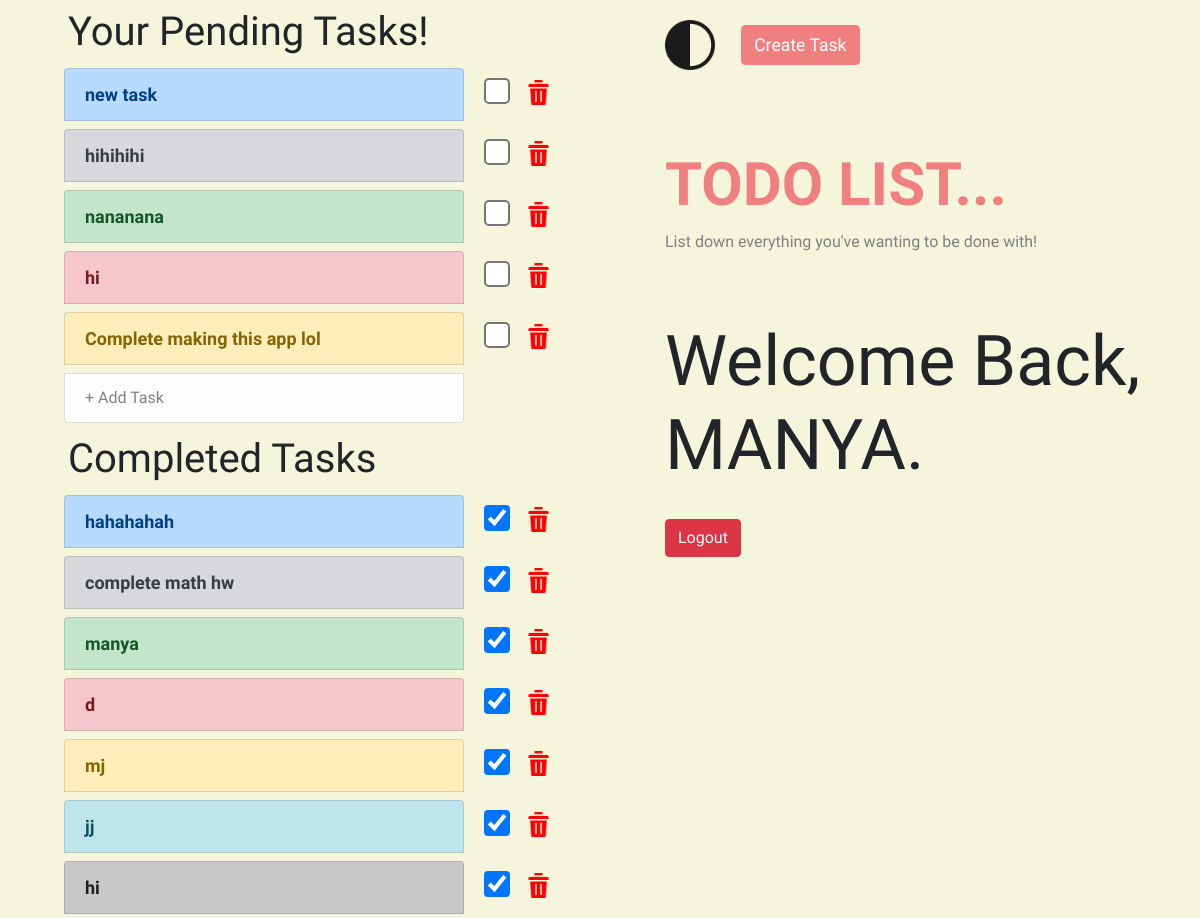
Before: /tasks/ (signed in) with the older database file.
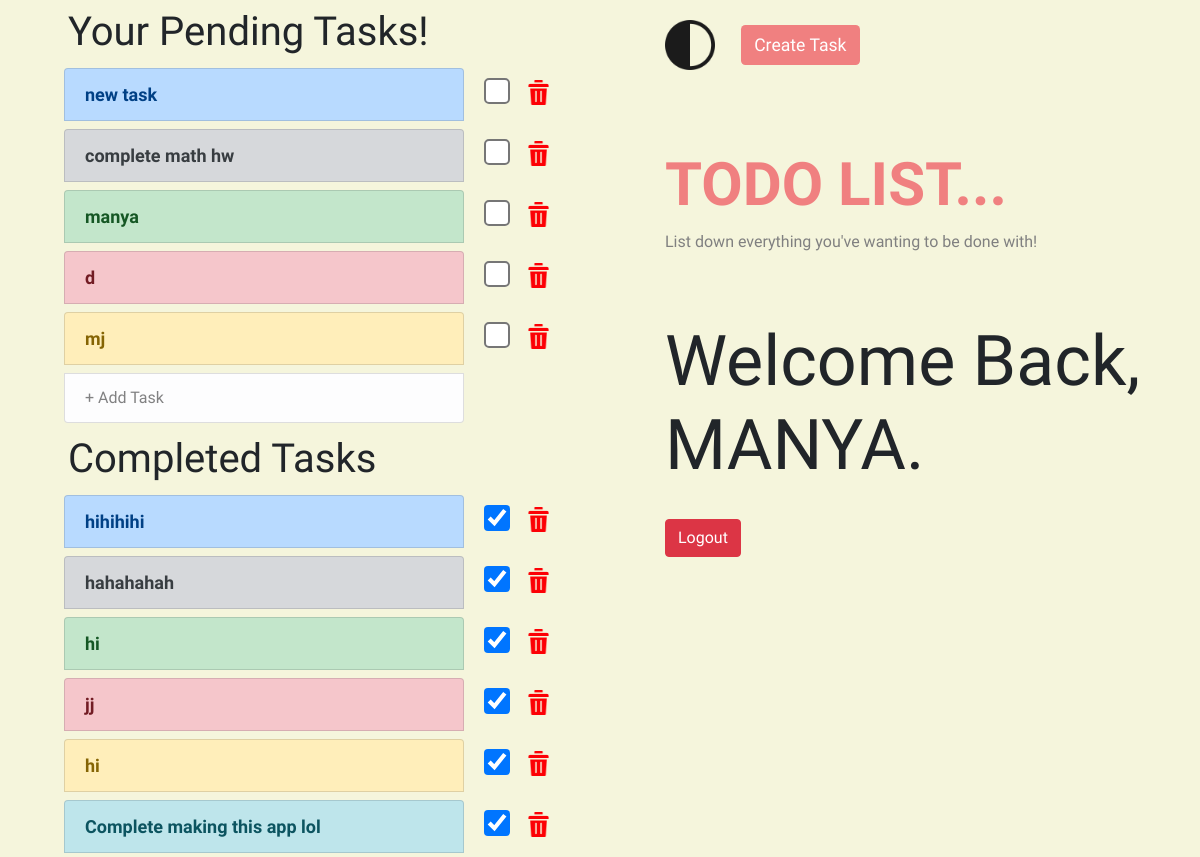
After: the same page with the newer database file.
### todo/models.py (models this page shows, shortened)
class Task(models.Model):
    heading=models.CharField(max_length=200)
    description=models.TextField(null=True,blank=True)
    completed=models.BooleanField(default=False)
    due=models.DateTimeField(null=True,blank=True)
    created=models.DateTimeField(auto_now_add=True)
    modified=models.DateTimeField(auto_now=True)
    category=models.ForeignKey('Category',on_delete=models.SET_NULL,null=True,blank=True,default=1)
    user = models.ForeignKey(User, on_delete=models.CASCADE)

### todo/views.py (the view)
# urls.py: path('tasks/', views.view_all_tasks, name='task_list'),
@login_required(login_url='login')
def view_all_tasks(request):
    tasks=Task.objects.filter(user=request.user,completed=False)
    completed_tasks=Task.objects.filter(user=request.user,completed=True)
    context={
        'tasks':tasks,
        'completed_tasks':completed_tasks,
        'firstname':request.user.first_name,
        'lastname':request.user.last_name,
        }
    return render(request,'home.html',context)

### templates/home.html (shortened to what this page needs)
<!DOCTYPE html>
<html lang="en">
  <head>
    {% load static %}
    <link rel="stylesheet" href="https://cdn.jsdelivr.net/npm/bootstrap@4.4.1/dist/css/bootstrap.min.css">
  </head>
  <body class="container d-flex" style="background: beige;">
    <div class="col-6">
        <h1 class="m-2">Your Pending Tasks!</h1>
        <div class="list-group" id="incomplete-tasks">
                {% for task in tasks %}
                        <div class=" d-flex align-items-center">
                            <a href="{% url 'task_detail' task.pk %}" style="font-weight:600; font-size:18px" class="list-group-item list-group-item-action list-group-item-{% cycle 'primary' 'secondary' 'success' 'danger' 'warning' 'info' 'dark' %} m-1 col-6">{{ task.heading }}</a>
                            <form method="post" action="{% url 'update_task_status' task.pk %}">
                                <input type="checkbox" style="zoom:2;" class="ml-2" onchange="this.form.submit()" {% if task.completed %}checked{% endif %}>
                            </form>
                            <img src="{% static 'delete.png' %}" style="width:25px;height:25px;cursor:pointer;" class="ml-3 mb-1" data-toggle="modal" data-target="#deleteModal" onclick="setTaskId({{ task.id }})">
                        </div>
                        {% empty %}
                        Woohoo! You're all caught up!
                        {% endfor %}
            <a href="{% url 'task_create'  %}" class="list-group-item list-group-item-action list-group-item-light m-1 col-6">+ Add Task</a>
        </div>
        <h1 class="m-2">Completed Tasks</h1>
        <div class="list-group" id="completed-tasks">
                {% for task in completed_tasks %}
                <div class=" d-flex align-items-center">
                        <a href="{% url 'task_detail' task.pk %}" style="font-weight:600; font-size:18px" class="list-group-item list-group-item-action list-group-item-{% cycle 'primary' 'secondary' 'success' 'danger' 'warning' 'info' 'dark' %} m-1 col-6">{{ task.heading }}</a>
                        <form method="post" action="{% url 'update_task_status' task.pk %}">
                            <input type="checkbox" style="zoom:2;" class="ml-2" onchange="this.form.submit()" {% if task.completed %}checked{% endif %}>
                        </form>
                        <img src="{% static 'delete.png' %}" style="width:25px;height:25px;cursor:pointer;" class="ml-3 mb-1" data-toggle="modal" data-target="#deleteModal" onclick="setTaskId({{ task.id }})">
                </div>
                {% empty %}
                    Don't be lazy..Get to work!!
                {% endfor %}
        </div>
    </div>
    <div class="col-6 d-flex flex-column align-items-start" style="margin-top:20px;margin-left:50px; ">
       <div>
            <img id="darkModeToggle" style="width:50px;height:50px;cursor:pointer" src="{% static 'dark.png' %}">
            <a href="{% url 'task_create' %}" class="btn btn-success my-1" style="zoom:1.1;margin-left:20px;background-color:lightcoral;border:none;">Create Task</a>
        </div>
        <strong style="font-size:60px; color:lightcoral;margin-top:70px;">TODO LIST...</strong>
        <div style="color:grey">List down everything you've wanting to be done with!</div>
        <h1 style="font-size: 70px;margin-top:65px;margin-bottom:0; font-family: "Signika Negative", sans-serif;">Welcome Back,</h1>
        <h1 style="font-size: 70px; font-family: "Signika Negative", sans-serif;">{{firstname|upper}}.</h1>
        <form class="mt-4" method="post" action="{% url 'logout' %}">
            <button type="submit" class="btn btn-danger">Logout</button>
        </form>
    </div>
  </body>
</html>

### templates/home.html (style rules this page uses)
.list-group-item { min-width: 400px; }
* { font-family: "Signika Negative", sans-serif; }

Changed rows visible on the page:
removed Task: heading "nananana", shown under "Your Pending Tasks!"
changed Task "complete math hw": moves from the list under "Completed Tasks" to the list under "Your Pending Tasks!"
changed Task "manya": moves from the list under "Completed Tasks" to the list under "Your Pending Tasks!"
changed Task (number 4 of 11 on the later page): moves from the list under "Completed Tasks" to the list under "Your Pending Tasks!"
changed Task "mj": moves from the list under "Completed Tasks" to the list under "Your Pending Tasks!"
changed Task "hihihihi": moves from the list under "Your Pending Tasks!" to the list under "Completed Tasks"
changed Task (number 8 of 11 on the later page): moves from the list under "Your Pending Tasks!" to the list under "Completed Tasks"
changed Task "Complete making this app lol": moves from the list under "Your Pending Tasks!" to the list under "Completed Tasks"
